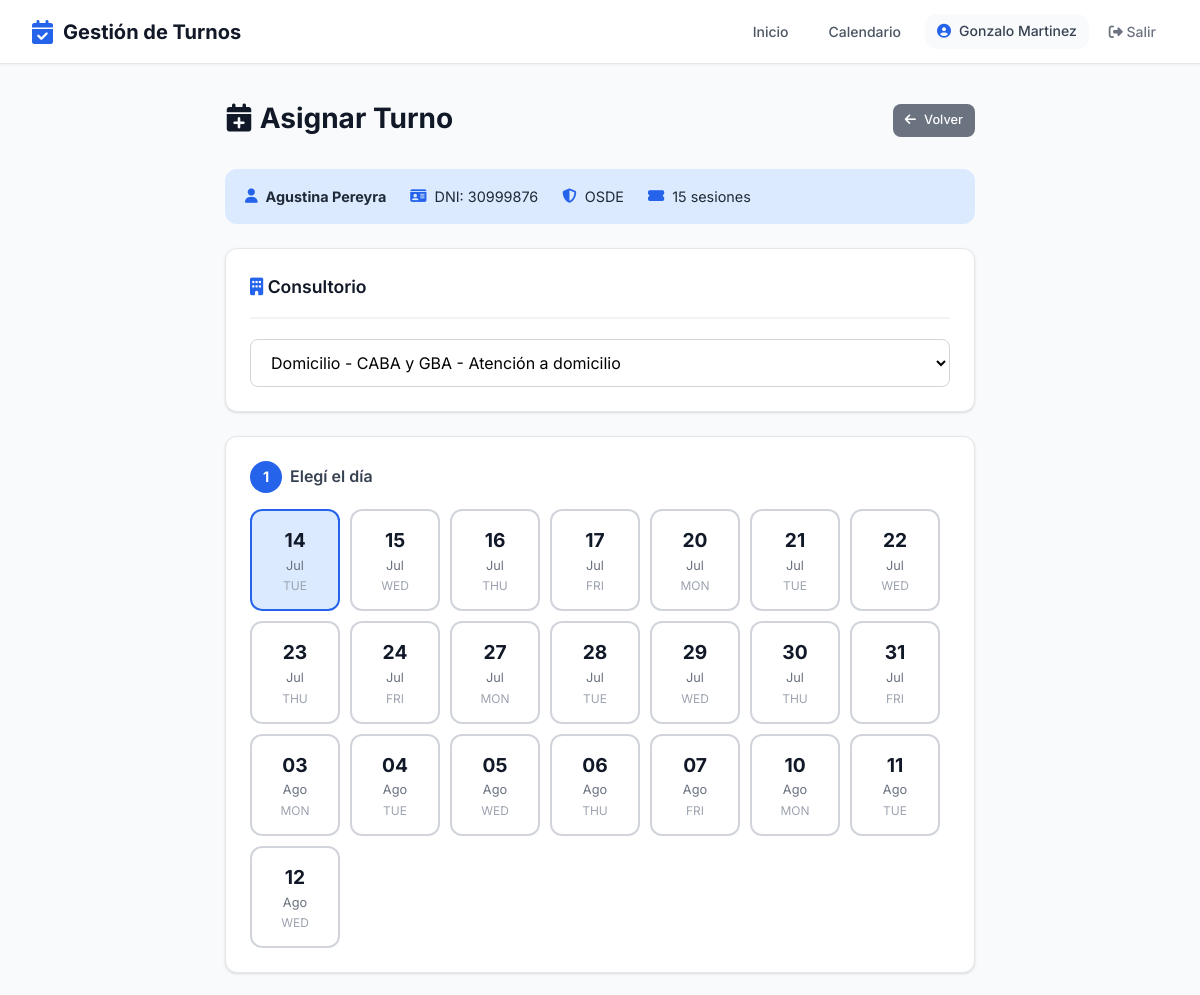
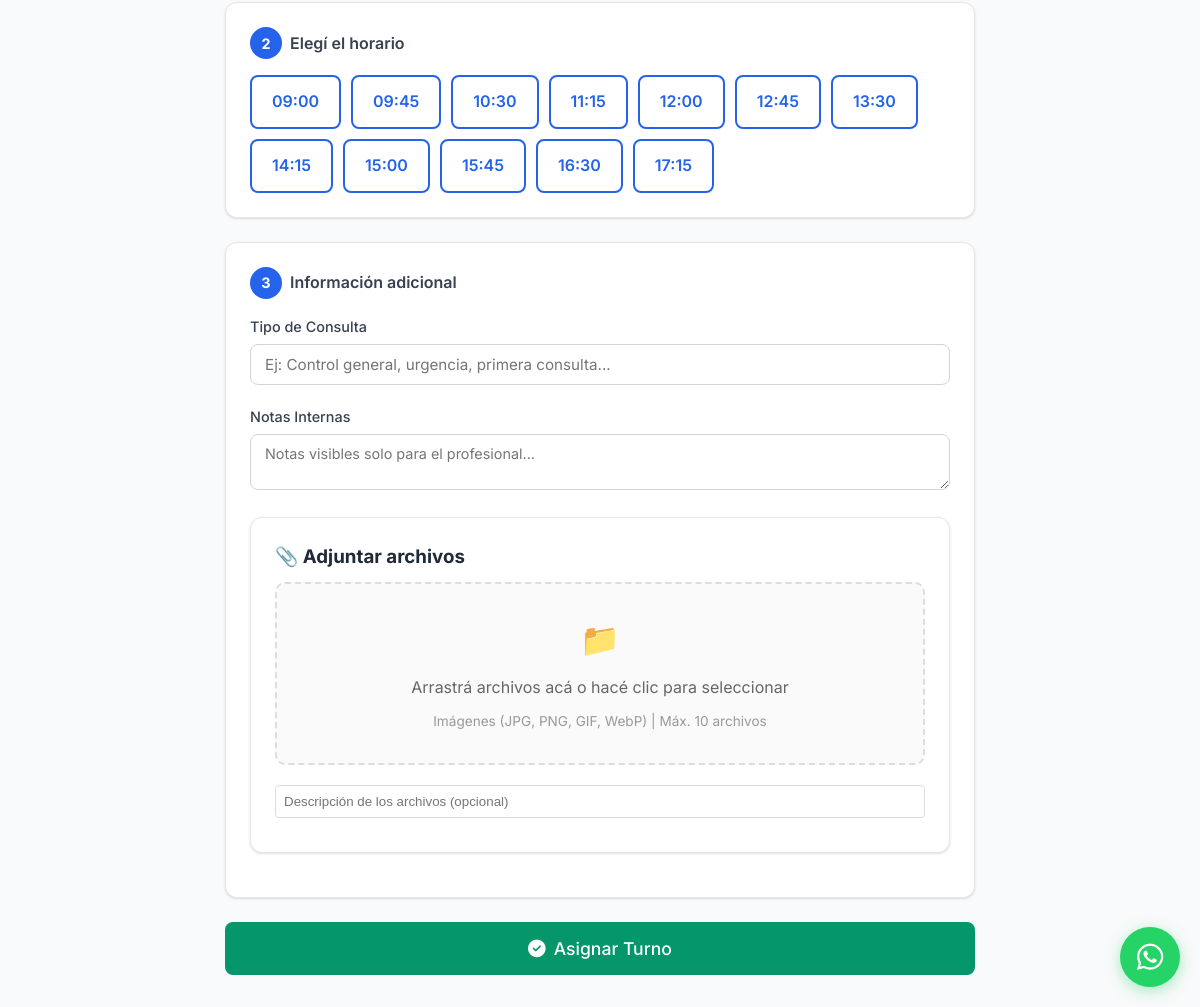
Screenshot of /profesional/asignar/84/ (signed in) with the database file from the repository (2 pictures, top to bottom).
### usuarios/models.py (models this page shows, shortened)
class Usuario(AbstractUser):
    ROLES = [
        ('admin', 'Administrador'),
        ('profesional', 'Profesional'),
        ('secretaria', 'Secretaría'),
        ('paciente', 'Paciente'),
    ]
    rol = models.CharField(max_length=20, choices=ROLES, default='paciente')
    telefono = models.CharField(max_length=20, blank=True)
    establecimiento = models.ForeignKey(
    'establecimientos.Establecimiento',
    on_delete=models.SET_NULL,
    null=True,
    blank=True,
    verbose_name='Establecimiento'
)
    class Meta:
        verbose_name = 'Usuario'
        verbose_name_plural = 'Usuarios'

### pacientes/models.py (models this page shows, shortened)
class Paciente(Persona):
    GENEROS = [
        ('M', 'Masculino'),
        ('F', 'Femenino'),
        ('X', 'No binario'),
    ]
    usuario = models.OneToOneField(
        'usuarios.Usuario',
        on_delete=models.SET_NULL,
        null=True,
        blank=True,
        verbose_name='Usuario'
    )
    genero = models.CharField(
        max_length=1,
        choices=GENEROS,
        blank=True,
        verbose_name='Género'
    )
    direccion = models.CharField(
        max_length=200,
        blank=True,
        verbose_name='Dirección'
    )
    obra_social = models.ForeignKey(
        'obras_sociales.ObraSocial',
        on_delete=models.SET_NULL,
        null=True,
        blank=True,
        verbose_name='Obra Social'
    )
    numero_afiliado = models.CharField(
        max_length=50,
        blank=True,
        verbose_name='Número de Afiliado'
    )
    plan_obra_social = models.ForeignKey(
        'obras_sociales.Plan',
        on_delete=models.SET_NULL,
        null=True,
        blank=True,
        verbose_name='Plan'
    )
    observaciones = models.TextField(
        blank=True,
        verbose_name='Observaciones'
    )
    sesiones_autorizadas = models.IntegerField(
    null=True,
    blank=True,
    verbose_name='Sesiones Autorizadas'
    )
    sesiones_restantes = models.IntegerField(
        null=True,
        blank=True,
        verbose_name='Sesiones Restantes'
    )
    fecha_vencimiento_sesiones = models.DateField(
        null=True,
        blank=True,
        verbose_name='Vencimiento de Sesiones'
    )
    contacto_emergencia_nombre = models.CharField(
        max_length=100,
        blank=True,
        verbose_name='Contacto Emergencia - Nombre'
    )
    contacto_emergencia_telefono = models.CharField(
        max_length=20,
        blank=True,
        verbose_name='Contacto Emergencia - Teléfono'
    )
    class Meta:
        verbose_name = 'Paciente'
        verbose_name_plural = 'Pacientes'
        ordering = ['apellido', 'nombre']

### obras_sociales/models.py (models this page shows, shortened)
class ObraSocial(ModeloBase):
    nombre = models.CharField(max_length=200, verbose_name='Nombre')
    sigla = models.CharField(max_length=20, verbose_name='Sigla')
    telefono = models.CharField(max_length=20, blank=True, verbose_name='Teléfono')
    email = models.EmailField(blank=True, verbose_name='Email')
    activo = models.BooleanField(default=True, verbose_name='Activo')
    class Meta:
        verbose_name = 'Obra Social'
        verbose_name_plural = 'Obras Sociales'
        ordering = ['nombre']

### turnos_profesionales/views.py (the view, shortened to what this page needs)
# urls.py: path('asignar/<int:paciente_id>/', views.asignar_turno, name='asignar_turno'),
@login_required
def asignar_turno(request, paciente_id):
    if request.user.rol not in ['profesional', 'secretaria']:
        return redirect('home')
    if request.user.rol == 'secretaria':
        profesional_id = request.GET.get('profesional')
        if profesional_id:
            profesional = get_object_or_404(Profesional, id=profesional_id)
        else:
            profesional = Profesional.objects.filter(
                establecimientos=request.user.establecimiento, activo=True
            ).first()
    else:
        profesional = get_object_or_404(Profesional, usuario=request.user)
    if not profesional:
        messages.error(request, 'No hay profesionales disponibles.')
        return redirect('panel_secretaria' if request.user.rol == 'secretaria' else 'home')
    paciente = get_object_or_404(Paciente, id=paciente_id)
    hoy = date.today()
    dias_disponibles = []
    agenda = Agenda.objects.filter(profesional=profesional, activo=True, fecha_inicio__lte=hoy + timedelta(days=30)).first()
    max_simultaneos = agenda.pacientes_simultaneos if agenda else 1
    if agenda:
        for i in range(30):
            fecha = hoy + timedelta(days=i)
            dia_semana = fecha.weekday()
            horario = HorarioAtencion.objects.filter(agenda=agenda, dia=dia_semana).first()
            if horario:
                hora_actual = horario.hora_inicio
                slots = []
                while hora_actual < horario.hora_fin:
                    hora_fin_slot = (datetime.combine(fecha, hora_actual) + timedelta(minutes=horario.duracion_turno)).time()
                    if hora_fin_slot <= horario.hora_fin:
                        ocupados = TurnoProfesional.objects.filter(
                            profesional=profesional, fecha=fecha,
                            hora_inicio=hora_actual, estado__in=['pendiente', 'confirmado']
                        ).count()
                        if ocupados < max_simultaneos:
                            slots.append(hora_actual.strftime('%H:%M'))
                    hora_actual = hora_fin_slot
                if slots:
                    dias_disponibles.append({
                        'fecha': fecha, 'fecha_str': fecha.strftime('%Y-%m-%d'),
                        'nombre_dia': fecha.strftime('%A'), 'slots': slots
                    })
    profesionales_consultorio = None
    if request.user.rol == 'secretaria':
        profesionales_consultorio = Profesional.objects.filter(
            establecimientos=request.user.establecimiento, activo=True
        )
    return render(request, 'turnos_profesionales/asignar_turno.html', {
        'profesional': profesional, 'paciente': paciente,
        'dias_disponibles': dias_disponibles, 'hoy': hoy,
        'profesionales_consultorio': profesionales_consultorio,
        'max_simultaneos': max_simultaneos,
    })

### turnos_profesionales/templates/turnos_profesionales/asignar_turno.html (shortened to what this page needs)
{% extends 'core_app/base.html' %}
{% block content %}
<div style="max-width: 750px; margin: 0 auto;">
    <div class="flex-between mb-6">
        <div class="page-header mb-0">
            <h1><i class="fas fa-calendar-plus text-success"></i> Asignar Turno</h1>
        </div>
        <a href="{% url 'ficha_paciente' paciente.id %}" class="btn btn-secondary btn-sm">
            <i class="fas fa-arrow-left"></i> Volver
        </a>
    </div>
    <div class="paciente-info-bar">
        <div class="paciente-info-item">
            <i class="fas fa-user text-primary"></i>
            <strong>{{ paciente.nombre_completo }}</strong>
        </div>
        <div class="paciente-info-item">
            <i class="fas fa-id-card text-primary"></i>
            DNI: {{ paciente.dni }}
        </div>
        {% if paciente.obra_social %}
        <div class="paciente-info-item">
            <i class="fas fa-shield-alt text-primary"></i>
            {{ paciente.obra_social.sigla }}
        </div>
        {% endif %}
        {% if paciente.sesiones_restantes is not None %}
        <div class="paciente-info-item">
            <i class="fas fa-ticket-alt text-primary"></i>
            {{ paciente.sesiones_restantes }} sesiones
        </div>
        {% endif %}
    </div>
    {% if profesional.establecimientos.count > 1 %}
    <div class="card">
        <div class="card-header">
            <h3 class="card-title">
                <i class="fas fa-building text-primary"></i> Consultorio
            </h3>
        </div>
        <select name="establecimiento" style="width: 100%; padding: 12px 16px; border: 1px solid var(--gray-300); border-radius: var(--radius); font-family: inherit; font-size: 1rem; background: white;">
            {% for est in profesional.establecimientos.all %}
                <option value="{{ est.id }}">{{ est.nombre }} - {{ est.direccion }}</option>
            {% endfor %}
        </select>
    </div>
    {% endif %}
    {% if dias_disponibles %}
        <form method="post" enctype="multipart/form-data">
            <div class="card">
                <div class="step-indicator">
                    <span class="step-number">1</span>
                    <span style="font-weight: 600; color: var(--gray-700);">Elegí el día</span>
                </div>
                <div class="day-selector">
                    {% for dia in dias_disponibles %}
                    <label class="day-option {% if forloop.first %}selected{% endif %}"
                           onclick="seleccionarDia(this, '{{ dia.fecha_str }}')">
                        <div class="day-number">{{ dia.fecha|date:"d" }}</div>
                        <div class="day-month">{{ dia.fecha|date:"M" }}</div>
                        <div class="day-name">{{ dia.nombre_dia|slice:":3" }}</div>
                    </label>
                    {% endfor %}
                </div>
            </div>
            <div class="card">
                <div class="step-indicator">
                    <span class="step-number">2</span>
                    <span style="font-weight: 600; color: var(--gray-700);">Elegí el horario</span>
                </div>
                <div id="horarios-container">
                    {% for dia in dias_disponibles %}
                    <div class="time-slots horarios-dia" data-fecha="{{ dia.fecha_str }}"
                         style="display: {% if forloop.first %}flex{% else %}none{% endif %};">
                        {% for slot in dia.slots %}
                        <label class="time-option" onclick="seleccionarHora(this)">
                            {{ slot }}
                        </label>
                        {% endfor %}
                    </div>
                    {% endfor %}
                </div>
            </div>
            <div class="card">
                <div class="step-indicator">
                    <span class="step-number">3</span>
                    <span style="font-weight: 600; color: var(--gray-700);">Información adicional</span>
                </div>
                <div style="margin-bottom: 20px;">
                    <label style="display: block; margin-bottom: 6px; font-weight: 500; color: var(--gray-700); font-size: 0.9rem;">
                        Tipo de Consulta
                    </label>
                    <input type="text" name="tipo_consulta"
                           style="width: 100%; padding: 10px 14px; border: 1px solid var(--gray-300); border-radius: var(--radius); font-family: inherit; font-size: 0.95rem; transition: border-color 0.2s;"
                           placeholder="Ej: Control general, urgencia, primera consulta..."
                           onfocus="this.style.borderColor='var(--primary)'" onblur="this.style.borderColor='var(--gray-300)'">
                </div>
                <div style="margin-bottom: 20px;">
                    <label style="display: block; margin-bottom: 6px; font-weight: 500; color: var(--gray-700); font-size: 0.9rem;">
                        Notas Internas
                    </label>
                    <textarea name="notas" rows="2"
                              style="width: 100%; padding: 10px 14px; border: 1px solid var(--gray-300); border-radius: var(--radius); font-family: inherit; font-size: 0.9rem; resize: vertical; transition: border-color 0.2s;"
                              placeholder="Notas visibles solo para el profesional..."
                              onfocus="this.style.borderColor='var(--primary)'" onblur="this.style.borderColor='var(--gray-300)'"></textarea>
                </div>
                {% include 'core_app/includes/upload_archivos.html' %}
            </div>
            <button type="submit" class="btn btn-success btn-lg" style="width: 100%; padding: 16px; font-size: 1.1rem; justify-content: center;">
                <i class="fas fa-check-circle"></i> Asignar Turno
            </button>
        </form>
    {% endif %}
</div>
{% endblock %}

### core_app/templates/core_app/base.html (shortened to what this page needs)
<!DOCTYPE html>
<html lang="es">
<head>
    <link rel="stylesheet" href="https://cdnjs.cloudflare.com/ajax/libs/font-awesome/6.4.0/css/all.min.css">
</head>
<body>
    <nav class="navbar">
        <a href="{% url 'home' %}" class="navbar-brand">
            <i class="fas fa-calendar-check"></i>
            Gestión de Turnos
        </a>
        <ul class="navbar-nav">
            <li><a href="{% url 'home' %}" class="nav-link {% if request.resolver_match.url_name == 'home' %}active{% endif %}">Inicio</a></li>
            {% if user.is_authenticated %}
                {% if user.rol == 'profesional' %}
                    <li><a href="{% url 'calendario_semanal' %}" class="nav-link">Calendario</a></li>
                {% elif user.rol == 'secretaria' %}
                    <li><a href="{% url 'panel_secretaria' %}" class="nav-link">Panel Secretaría</a></li>
                    <li><a href="{% url 'calendario_semanal' %}" class="nav-link">Calendario</a></li>
                {% endif %}
                <li>
                    <span class="nav-user">
                        <i class="fas fa-user-circle"></i>
                        {{ user.get_full_name|default:user.username }}
                    </span>
                </li>
                <li>
                    <form method="post" action="{% url 'logout' %}" style="display: inline;">
                        <button type="submit" class="btn-logout">
                            <i class="fas fa-sign-out-alt"></i> Salir
                        </button>
                    </form>
                </li>
            {% else %}
                <li><a href="{% url 'login' %}" class="btn btn-sm">Ingresar</a></li>
            {% endif %}
        </ul>
    </nav>
    <div class="container">
<a href="https://wa.me/54{{ cliente.establecimiento.telefono|cut:' '|cut:'-' }}?text=Hola,%20vengo%20de%20la%20web%20y%20quiero%20consultar%20por%20un%20turno"
   target="_blank"
   style="position: fixed; bottom: 20px; right: 20px; background-color: #25D366; color: white; width: 60px; height: 60px; border-radius: 50%; display: flex; align-items: center; justify-content: center; font-size: 30px; box-shadow: 0 4px 15px rgba(37, 211, 102, 0.4); text-decoration: none; z-index: 9999; transition: transform 0.2s;"
   onmouseover="this.style.transform='scale(1.1)'"
   onmouseout="this.style.transform='scale(1)'">
    <i class="fab fa-whatsapp"></i>
</a>
        {% block content %}{% endblock %}
    </div>
</body>
</html>

### rows the page displays
Usuario: get_full_name "Gonzalo Martinez"
Paciente: nombre_completo "Agustina Pereyra", dni "30999876", obra_social.sigla "OSDE", sesiones_restantes "15"

### other values shown
{{ dia.fecha|date:"d" }} "14" "15" "16" "17" "20" "21" "22" "23" "24" "27" "28" "29" "30" "31" "03" "04" "05" "06" "07" "10" "11" "12"
{{ dia.fecha|date:"M" }} "Jul" "Jul" "Jul" "Jul" "Jul" "Jul" "Jul" "Jul" "Jul" "Jul" "Jul" "Jul" "Jul" "Jul" "Ago" "Ago" "Ago" "Ago" "Ago" "Ago" "Ago" "Ago"
{{ dia.nombre_dia|slice:":3" }} "TUE" "WED" "THU" "FRI" "MON" "TUE" "WED" "THU" "FRI" "MON" "TUE" "WED" "THU" "FRI" "MON" "TUE" "WED" "THU" "FRI" "MON" "TUE" "WED"
{{ slot }} "09:00" "09:45" "10:30" "11:15" "12:00" "12:45" "13:30" "14:15" "15:00" "15:45" "16:30" "17:15"
form field establecimiento "Domicilio - CABA y GBA - Atención a domicilio"
